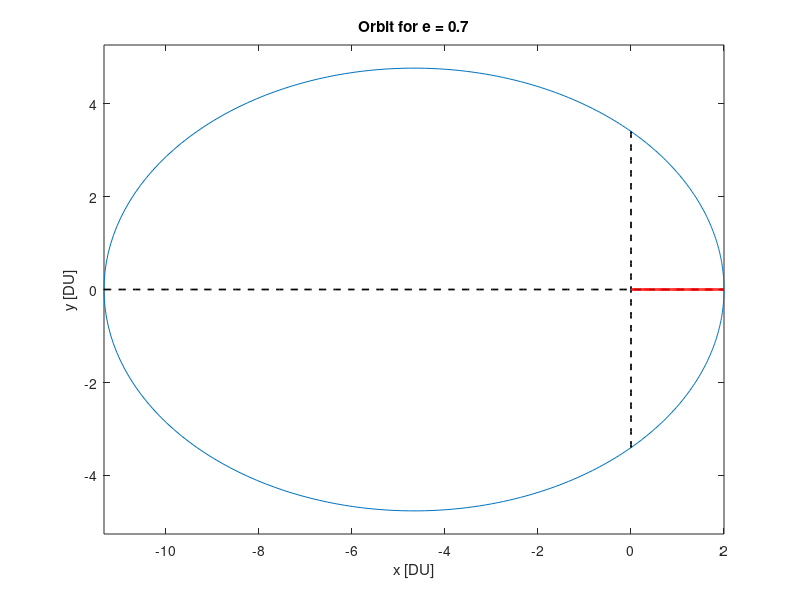
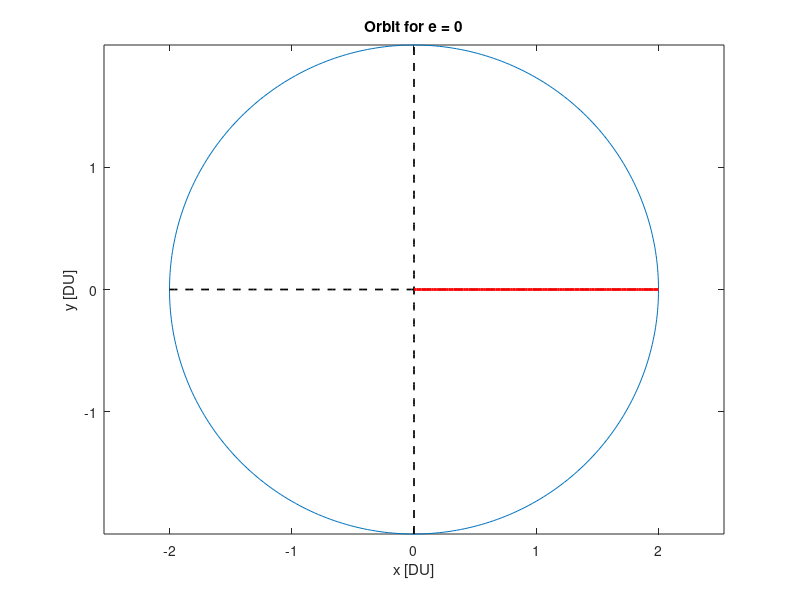
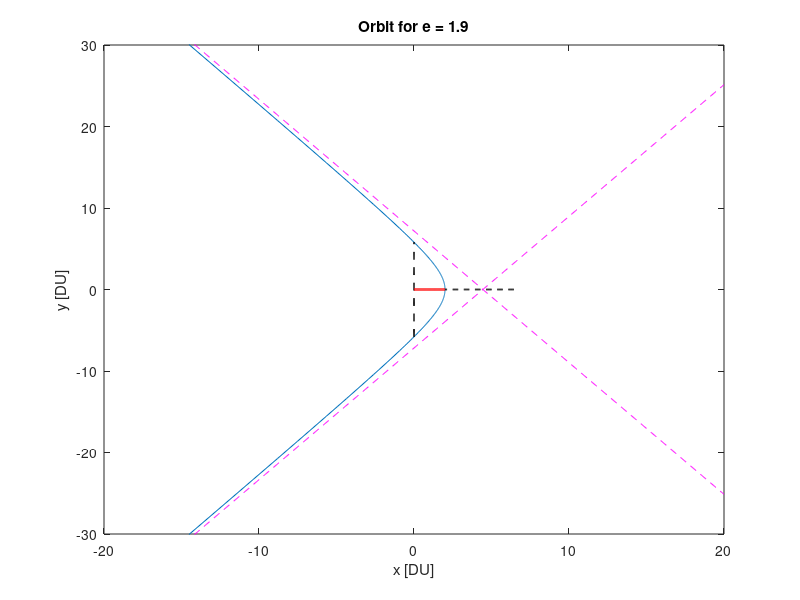
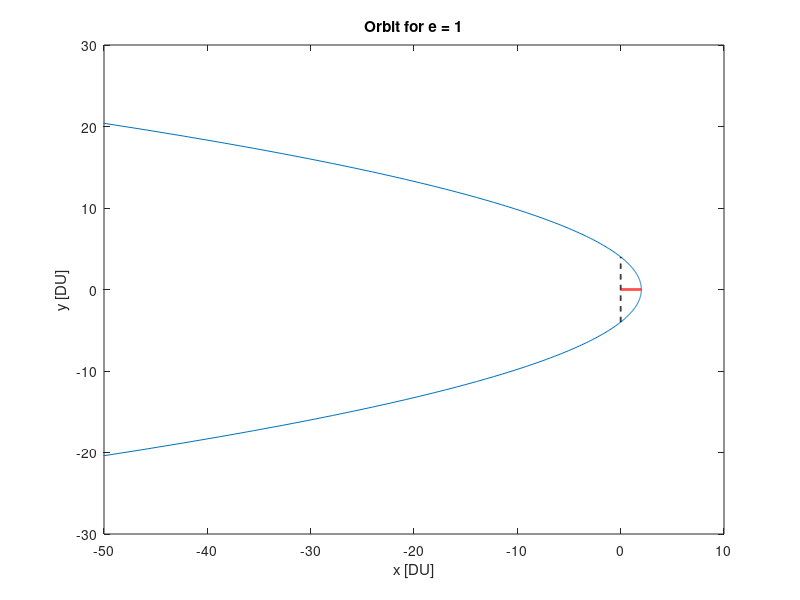

MATLAB code to generate these figures, in order:
%% AA279A HW 2
% Marco Hinojosa
% 06181747
close all,clear all,clc

%% Problem 2
rp = 2;
e = [0.7 0.0 1.9 1.0];
x = [];
y = [];

for ii = 1:length(e)  
    if e(ii) < 1 % Circular or Elliptical Orbit
        nu = 0:1:360; % Define Valid True Anomaly
        a = rp/(1-e(ii)); % Semimajor Axis
        p = a*(1 - e(ii)^2); % Semilatus Rectum
        r = p./(1 + e(ii)*cosd(nu)); % Orbit with Polar Coordinates
        x = [x; r.*cosd(nu)]; % Convert to x-y Cartesian
        y = [y; r.*sind(nu)]; % Convert to x-y Cartesian
        rp_line = [linspace(0,rp,100); zeros(1,100)];
        a_line = [linspace(rp-2*a,rp,100); zeros(1,100)];
        p_line = [zeros(1,100); linspace(-p,0,50) linspace(0,p,50)];
        figure
        plot(x(ii,:),y(ii,:))
        hold on, plot(a_line(1,:),a_line(2,:),'k--','LineWidth',1.25)
        plot(p_line(1,:),p_line(2,:),'k--','LineWidth',1.25)
        plot(rp_line(1,:),rp_line(2,:),'r-','LineWidth',2)
        axis equal, title(['Orbit for e = ', num2str(e(ii))])
        xlabel('x [DU]'),ylabel('y [DU]')
    elseif e(ii) == 1 % Parabolic Orbit
        nu = 0:1:360; % Define Valid True Anomaly
        a = rp/(1-e(ii)); % Semimajor Axis
        p = rp*(1 + e(ii)*cos(0)); % Semilatus Rectum
        r = p./(1 + e(ii)*cosd(nu)); % Orbit with Polar Coordinates
        x = [x; r.*cosd(nu)]; % Convert to x-y Cartesian
        y = [y; r.*sind(nu)]; % Convert to x-y Cartesian
        rp_line = [linspace(0,rp,100); zeros(1,100)];
        a_line = [linspace(rp-2*a,rp,100); zeros(1,100)];
        p_line = [zeros(1,100); linspace(-p,0,50) linspace(0,p,50)];
        figure
        plot(x(ii,:),y(ii,:))
        hold on, plot(a_line(1,:),a_line(2,:),'k--','LineWidth',1.25)
        plot(p_line(1,:),p_line(2,:),'k--','LineWidth',1.25)
        plot(rp_line(1,:),rp_line(2,:),'r-','LineWidth',2)
        axis([-50 10 -30 30]), title(['Orbit for e = ', num2str(e(ii))])
        xlabel('x [DU]'),ylabel('y [DU]')
    elseif e(ii) > 1 % Hyperbolic Orbit
        a = rp/(1-e(ii)); % Semimajor Axis
        p = a*(1 - e(ii)^2); % Semilatus Rectum
        delta = 2*asind(1/e(ii)); % Define Turning Angle 
        nu_hyp = -floor(delta/2 + 90):1:floor(delta/2 + 90); % Define Valid True Anomaly
        r = p./(1 + e(ii)*cosd(nu_hyp)); % Orbit with Polar Coordinates
        x = [x; r.*cosd(nu_hyp) zeros(1,361-length(r))]; % Convert to x-y Cartesian
        y = [y; r.*sind(nu_hyp) zeros(1,361-length(r))]; % Convert to x-y Cartesian
        xs = linspace(-20,20,1000);
        asymptote1 = tand(delta/2 + 90)*(xs+2*a); % Generate Asymptotes
        asymptote2 = -tand(delta/2 + 90)*(xs+2*a); % Generate Asymptotes
        rp_line = [linspace(0,rp,100); zeros(1,100)];
        a_line = [linspace(rp-2*a,rp,100); zeros(1,100)];
        p_line = [zeros(1,100); linspace(-p,0,50) linspace(0,p,50)];
        figure
        plot(x(ii,1:length(r)),y(ii,1:length(r)))
        hold on, plot(xs,asymptote1,'m--',xs,asymptote2,'m--')
        plot(a_line(1,:),a_line(2,:),'k--','LineWidth',1.25)
        plot(p_line(1,:),p_line(2,:),'k--','LineWidth',1.25)
        plot(rp_line(1,:),rp_line(2,:),'r-','LineWidth',2)
        axis([-20 20 -30 30]), title(['Orbit for e = ', num2str(e(ii))])
        xlabel('x [DU]'),ylabel('y [DU]')
    end
end

figure, hold on
for jj = 1:length(e)
    if e(jj) > 1
        plot(x(jj,1:length(nu_hyp)),y(jj,1:length(nu_hyp)))
    else
        plot(x(jj,:),y(jj,:))
    end
end
axis([-15 10 -15 15])
title('All Orbits for Comparison')
xlabel('x [DU]'),ylabel('y [DU]')
legend('e = 0.7','e = 0.0','e = 1.9','e = 1.0')